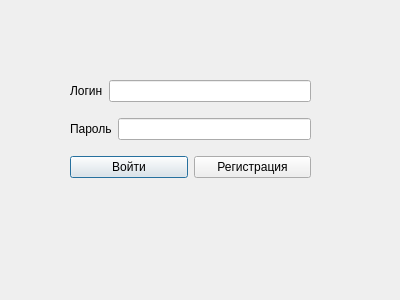
<?xml version="1.0" encoding="UTF-8"?>
<ui version="4.0">
 <class>Dialog</class>
 <widget class="QDialog" name="Dialog">
  <property name="geometry">
   <rect>
    <x>0</x>
    <y>0</y>
    <width>400</width>
    <height>300</height>
   </rect>
  </property>
  <property name="windowTitle">
   <string>Dialog</string>
  </property>
  <widget class="QWidget" name="">
   <property name="geometry">
    <rect>
     <x>70</x>
     <y>70</y>
     <width>241</width>
     <height>121</height>
    </rect>
   </property>
   <layout class="QVBoxLayout" name="verticalLayout">
    <item>
     <layout class="QHBoxLayout" name="horizontalLayout">
      <item>
       <widget class="QLabel" name="labelLogin">
        <property name="text">
         <string>Логин</string>
        </property>
       </widget>
      </item>
      <item>
       <widget class="QLineEdit" name="lineLogin"/>
      </item>
     </layout>
    </item>
    <item>
     <layout class="QHBoxLayout" name="horizontalLayout_2">
      <item>
       <widget class="QLabel" name="labelPassword">
        <property name="text">
         <string>Пароль</string>
        </property>
       </widget>
      </item>
      <item>
       <widget class="QLineEdit" name="linePassword">
        <property name="echoMode">
         <enum>QLineEdit::Password</enum>
        </property>
       </widget>
      </item>
     </layout>
    </item>
    <item>
     <layout class="QHBoxLayout" name="horizontalLayout_3">
      <item>
       <widget class="QPushButton" name="btnLogin">
        <property name="text">
         <string>Войти</string>
        </property>
       </widget>
      </item>
      <item>
       <widget class="QPushButton" name="btnRegister">
        <property name="text">
         <string>Регистрация</string>
        </property>
       </widget>
      </item>
     </layout>
    </item>
   </layout>
  </widget>
 </widget>
 <resources/>
 <connections/>
</ui>
